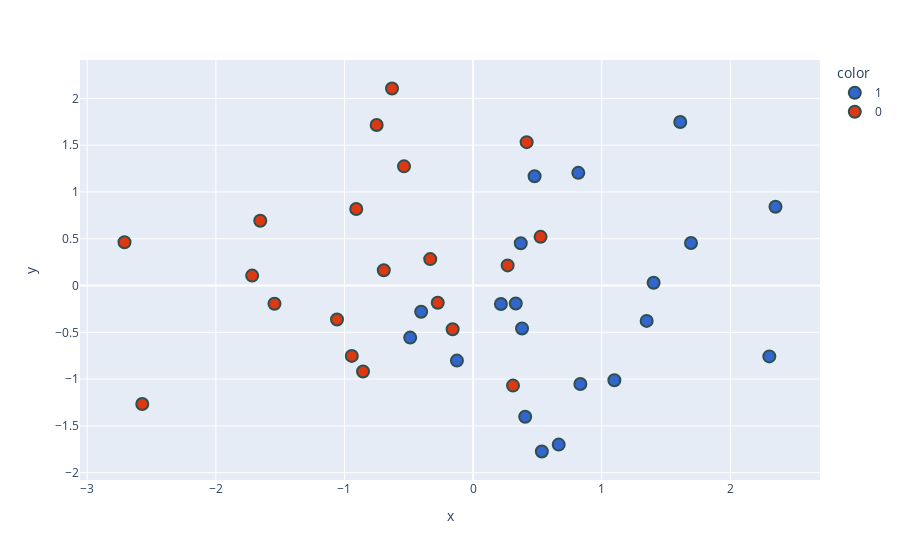

Notebook cell for this chart:
### Code cell
new_df['target'] = new_df['target'].astype('str')
fig = px.scatter(x=new_df['PC1'],
                 y=new_df['PC2'],
                 color=new_df['target'],
                 color_discrete_sequence=px.colors.qualitative.G10
                )

fig.update_traces(marker=dict(size=12,
                              line=dict(width=2,
                                        color='DarkSlateGrey')),
                  selector=dict(mode='markers'))
fig.show()

### Figure 1 — Plotly figure (JSON) as saved in the notebook; plotly's stock layout.template omitted (floating-point values rounded to 4 significant figures)
{"data": [{"hovertemplate": "color=1<br>x=%{x}<br>y=%{y}<extra></extra>", "legendgroup": "1", "marker": {"color": "#3366CC", "line": {"color": "DarkSlateGrey", "width": 2}, "size": 12, "symbol": "circle"}, "mode": "markers", "name": "1", "orientation": "v", "showlegend": true, "type": "scatter", "x": [1.694, 1.349, -0.489, -0.1257, 0.3803, 1.098, -0.4038, 0.405, 0.2164, 1.403, 0.8339, 0.4779, 0.5343, 2.303, 0.3317, 0.3705, 2.351, 1.61, 0.6655, 0.8179], "xaxis": "x", "y": [0.4547, -0.3779, -0.5567, -0.8023, -0.4594, -1.012, -0.2804, -1.403, -0.1974, 0.02926, -1.052, 1.168, -1.774, -0.7576, -0.1922, 0.4512, 0.8418, 1.748, -1.7, 1.204], "yaxis": "y"}, {"hovertemplate": "color=0<br>x=%{x}<br>y=%{y}<extra></extra>", "legendgroup": "0", "marker": {"color": "#DC3912", "line": {"color": "DarkSlateGrey", "width": 2}, "size": 12, "symbol": "circle"}, "mode": "markers", "name": "0", "orientation": "v", "showlegend": true, "type": "scatter", "x": [-1.655, -2.572, -1.544, 0.2685, -1.058, -0.7498, -0.6944, 0.4164, -1.718, -0.6305, -0.8558, -0.9086, 0.3102, 0.5245, -0.1592, -0.3333, -0.2749, -2.71, -0.9432, -0.5373], "xaxis": "x", "y": [0.6915, -1.266, -0.1946, 0.215, -0.3638, 1.716, 0.163, 1.532, 0.1059, 2.105, -0.9185, 0.817, -1.07, 0.5202, -0.4671, 0.2821, -0.1849, 0.4627, -0.752, 1.274], "yaxis": "y"}], "layout": {"legend": {"title": {"text": "color"}, "tracegroupgap": 0}, "margin": {"t": 60}, "xaxis": {"anchor": "y", "domain": [0, 1], "title": {"text": "x"}}, "yaxis": {"anchor": "x", "domain": [0, 1], "title": {"text": "y"}}}}
